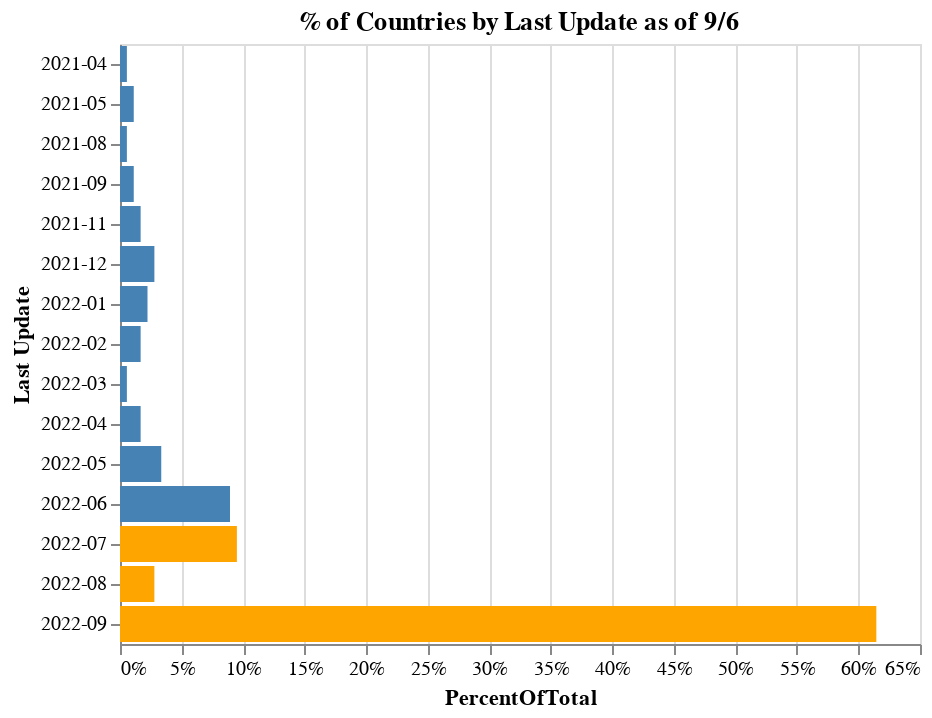

Notebook code for this chart:
### Code cell
# show with percentage of total
alt.Chart(df).transform_joinaggregate(
    TotalCountries='sum(Countries)',
).transform_calculate(
    PercentOfTotal="datum.Countries / datum.TotalCountries"
).mark_bar().encode(
    alt.X('PercentOfTotal:Q', axis=alt.Axis(format='.0%')),
    y='Last Update',
    # The highlight will be set on the result of a conditional statement
    color=alt.condition(
        alt.datum['Last Update'] > last_update_cutoff,  # If the date is greater than 2022-03 this test returns True,
        alt.value('orange'),     # which sets the bar orange.
        alt.value('steelblue')   # And if it's not true it sets the bar steelblue.
    ),
    tooltip=['Last Update', 'PercentOfTotal:Q'],
).properties(
        height=300,
        title='% of Countries by Last Update as of ' + as_of
    )

### Figure 1 — Vega-Lite specification as saved in the notebook (floating-point values rounded to 4 significant figures)
{"config": {"view": {"continuousWidth": 400, "continuousHeight": 300}}, "data": {"name": "data-97639aa3dd9c715f8eb4c87a19b50773"}, "mark": "bar", "encoding": {"color": {"condition": {"value": "orange", "test": "(datum['Last Update'] > '2022-06')"}, "value": "steelblue"}, "tooltip": [{"field": "Last Update", "type": "nominal"}, {"field": "PercentOfTotal", "type": "quantitative"}], "x": {"axis": {"format": ".0%"}, "field": "PercentOfTotal", "type": "quantitative"}, "y": {"field": "Last Update", "type": "nominal"}}, "height": 300, "title": "% of Countries by Last Update as of 9/6", "transform": [{"joinaggregate": [{"op": "sum", "field": "Countries", "as": "TotalCountries"}]}, {"calculate": "datum.Countries / datum.TotalCountries", "as": "PercentOfTotal"}], "$schema": "https://vega.github.io/schema/vega-lite/v4.17.0.json", "datasets": {"data-97639aa3dd9c715f8eb4c87a19b50773": [{"Last Update": "2021-04", "Countries": 1, "DEVELOPMENT_STATUS": 1, "diff_days": -426.0}, {"Last Update": "2021-05", "Countries": 2, "DEVELOPMENT_STATUS": 2, "diff_days": -396.0}, {"Last Update": "2021-08", "Countries": 1, "DEVELOPMENT_STATUS": 1, "diff_days": -304.0}, {"Last Update": "2021-09", "Countries": 2, "DEVELOPMENT_STATUS": 2, "diff_days": -273.0}, {"Last Update": "2021-11", "Countries": 3, "DEVELOPMENT_STATUS": 3, "diff_days": -212.0}, {"Last Update": "2021-12", "Countries": 5, "DEVELOPMENT_STATUS": 5, "diff_days": -182.0}, {"Last Update": "2022-01", "Countries": 4, "DEVELOPMENT_STATUS": 4, "diff_days": -151.0}, {"Last Update": "2022-02", "Countries": 3, "DEVELOPMENT_STATUS": 3, "diff_days": -120.0}, {"Last Update": "2022-03", "Countries": 1, "DEVELOPMENT_STATUS": 1, "diff_days": -92.0}, {"Last Update": "2022-04", "Countries": 3, "DEVELOPMENT_STATUS": 3, "diff_days": -61.0}, {"Last Update": "2022-05", "Countries": 6, "DEVELOPMENT_STATUS": 6, "diff_days": -31.0}, {"Last Update": "2022-06", "Countries": 16, "DEVELOPMENT_STATUS": 16, "diff_days": 0.0}, {"Last Update": "2022-07", "Countries": 17, "DEVELOPMENT_STATUS": 17, "diff_days": 30.0}, {"Last Update": "2022-08", "Countries": 5, "DEVELOPMENT_STATUS": 5, "diff_days": 61.0}, {"Last Update": "2022-09", "Countries": 110, "DEVELOPMENT_STATUS": 110, "diff_days": 92.0}]}}
